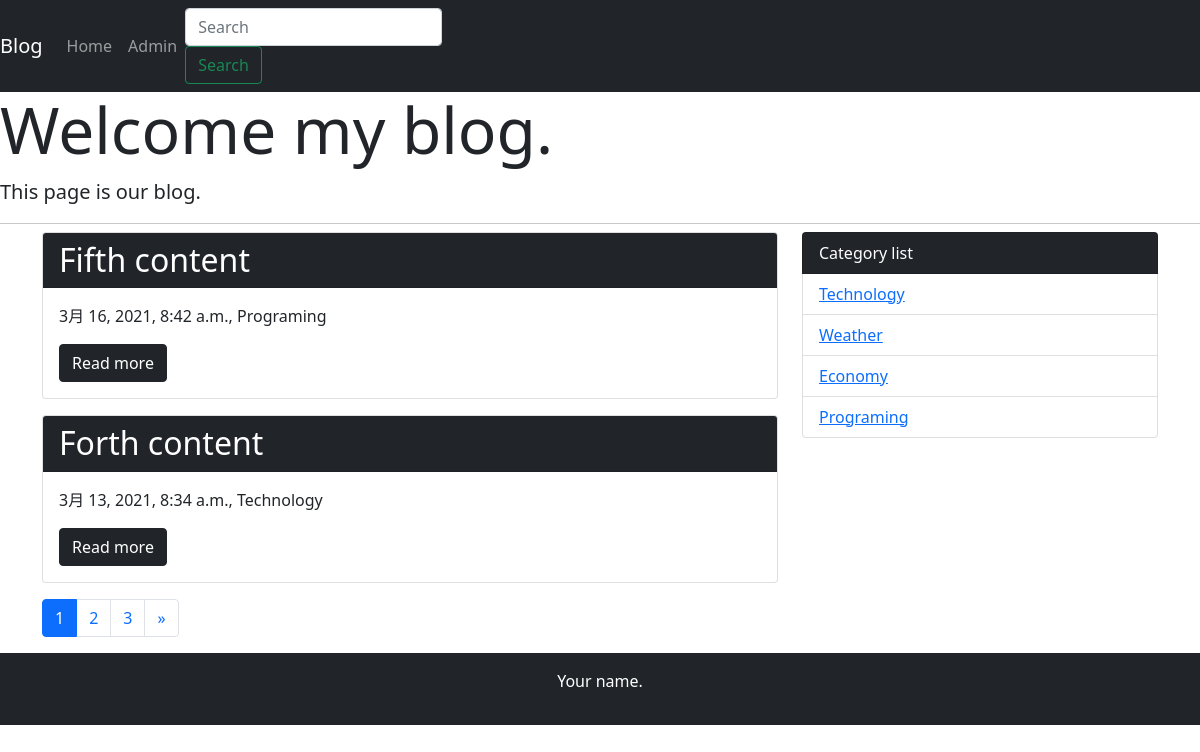
The app's page / (signed in) with its own data.
### blog/models.py (models this page shows, shortened)
class Post(models.Model):
    title = models.CharField('title', max_length=255)
    text = models.TextField('content')
    created_at = models.DateTimeField('created_date', default=timezone.now)
    category = models.ForeignKey(Category, verbose_name='category', on_delete=models.PROTECT)

class Category(models.Model):
    name = models.CharField('category_name', max_length=255)
    created_at = models.DateTimeField('created_date', default=timezone.now)
    def __str__(self):
        return self.name

### blog/views.py (the view)
# urls.py: path('', views.IndexView.as_view(), name='index'),
class IndexView(generic.ListView):
    model = Post
    paginate_by = 2
    def get_queryset(self):
        queryset = Post.objects.order_by('-created_at')
        keyword = self.request.GET.get('search-key')
        if keyword:
            queryset = queryset.filter(
                Q(title__icontains=keyword) | Q(text__icontains=keyword)
            )
        return queryset

### blog/context_process.py (called while the page is built)
def common(request):
    context = {
        'category_list': Category.objects.all(),
    }
    return context

### blog/templatetags/mytag.py (called while the page is built)
@register.simple_tag
def url_replace(request, field, value):
    url_dict = request.GET.copy()
    url_dict[field] = value
    return url_dict.urlencode()

### blog/templates/blog/post_list.html
{% extends 'blog/base.html' %}
{% block content %}
{% for post in post_list %}
    <div class="card mb-3">
        <h2 class="card-header bg-dark text-white">{{ post.title }}</h2>
        <div class="card-body">
            <p>{{ post.created_at }}, {{ post.category }}</p>
        <a href="#!" class="btn btn-dark">Read more</a>
        </div>
    </div>
{% endfor %}
{% include 'blog/page.html' %}
{% endblock content %}

### blog/templates/blog/base.html (shortened to what this page needs)
<!doctype html>
<html lang="ja">
  <head>
    <link href="https://cdn.jsdelivr.net/npm/bootstrap@5.0.0-beta2/dist/css/bootstrap.min.css" rel="stylesheet">
  </head>
  <body>
    <nav class="navbar navbar-expand-lg navbar-dark bg-dark">
      <a class="navbar-brand" href="#">Blog</a>
      <div class="collapse navbar-collapse" id="navbarSupportedContent">
        <ul class="navbar-nav mr-auto">
          <li class="nav-item active">
            <a class="nav-link" href="{% url 'blog:index' %}">Home</a>
          </li>
          {% if user.is_superuser %}
          <li class="nav-item">
            <a class="nav-link" href="{% url 'admin:index' %}">Admin</a>
          </li>
          {% endif %}
        </ul>
        <form class="form-inline my-2 my-lg-0" method="GET" action="{% url 'blog:index' %}">
          <input class="form-control mr-sm-2" type="text" placeholder="Search" aria-label="Search" name='search-key'>
          <button class="btn btn-outline-success .my-2 my-sm-0" type="submit">Search</button>
        </form>
      </div>
    </nav>
      <div class="jumbotron">
        <h1 class="display-3">Welcome my blog.</h1>
        <p class="lead">This page is our blog.</p>
        <hr class="my-2">
      </div>
      <div class="container">
        <div class="row">
          <div class="col-md-8">
            {% block content %}
            {% endblock content %}
          </div>
          <div class="col-md-4">
            <ul class="list-group">
              <li class="list-group-item bg-dark text-white">Category list</li>
              {% for category in category_list %}
                <li class="list-group-item"><a href="{% url 'blog:category' category.pk %}">{{ category }}</a></li>
              {% endfor %}
            </ul>
          </div>
        </div>
      </div>
      <footer class="bg-dark text-white text-center py-3">
        <p>Your name.</p>
      </footer>
  </body>
</html>

### records on screen
Post: title "Fifth content", created_at "3月 16, 2021, 8:42 a.m.", category "Programing"
Post: title "Forth content", created_at "3月 13, 2021, 8:34 a.m.", category "Technology"
Category: name "Technology"
Category: name "Weather"
Category: name "Economy"
Category: name "Programing"

### other values on screen
{{ link_page }} "1"
{{ link_page }} "2" "3"
